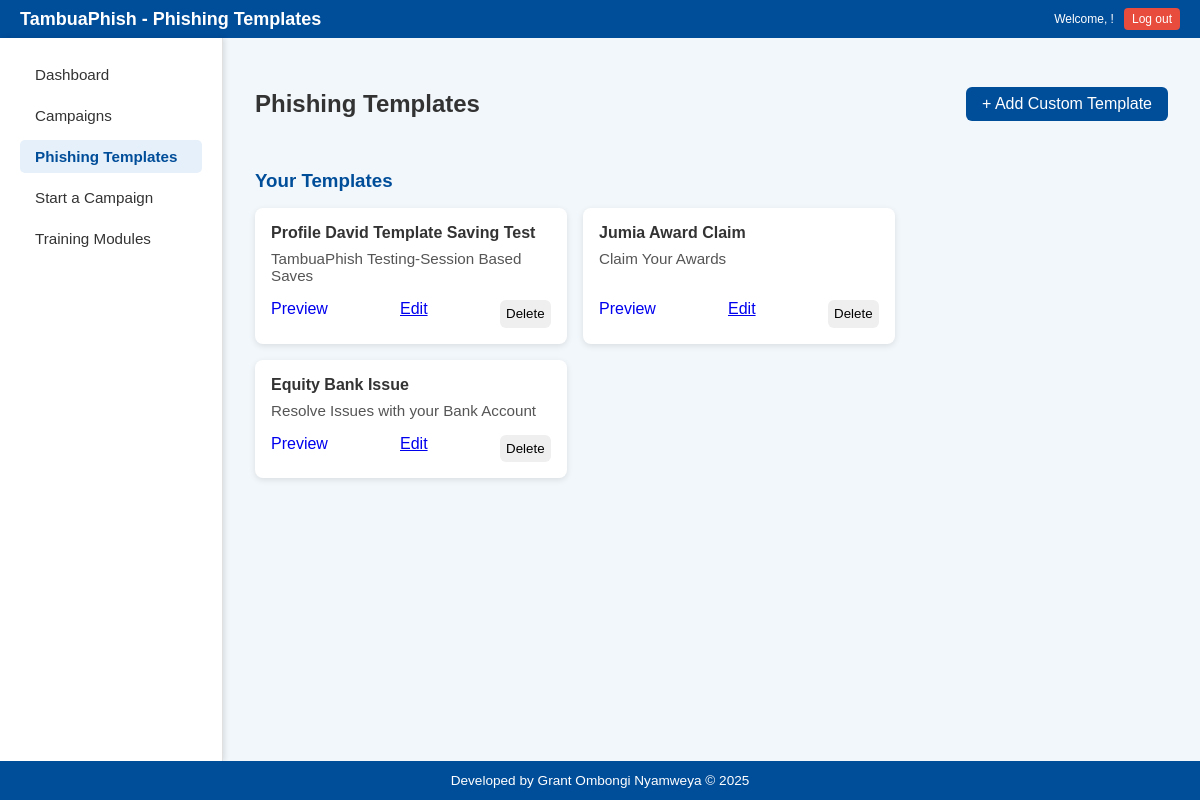
Page /phishing-templates (signed in) on the committed database.
### models.py (models this page shows)
class CustomEmailTemplate(db.Model):
    id = db.Column(db.Integer, primary_key=True)
    user_id = db.Column(db.Integer, db.ForeignKey('user.id'), nullable=False)
    template_name = db.Column(db.String(100), nullable=False)
    sender_name = db.Column(db.String(100), nullable=False)
    subject = db.Column(db.String(200), nullable=False)
    email_body = db.Column(db.Text, nullable=False)

### routes.py (the view)
@routes_bp.route('/phishing-templates')
def phishing_templates():
    if 'username' not in session:
        return redirect(url_for('routes.login'))
    current_user = User.query.filter_by(username=session['username']).first()
    if not current_user:
        flash('User not found.', 'danger')
        return redirect(url_for('routes.login'))
    templates = CustomEmailTemplate.query.filter_by(user_id=current_user.id).all()
    return render_template('templates.html', templates=templates)

### templates/templates.html (shortened to what this page needs)
<!DOCTYPE html>
<html lang="en">
<head>
  <link rel="stylesheet" href="{{ url_for('static', filename='templates.css') }}" />
</head>
<body>
  <header class="main-header">
    <div class="header-left">
      <h1>TambuaPhish - Phishing Templates</h1>
    </div>
    <div class="header-right">
      <p>Welcome, {{ username }}!</p>
      <a href="{{ url_for('routes.logout') }}" class="logout-button">Log out</a>
    </div>
  </header>
  <div class="dashboard-wrapper">
    <aside class="sidebar">
      <nav>
        <ul>
          <li><a href="{{url_for('routes.dashboard')}}">Dashboard</a></li>
          <li><a href="{{url_for('routes.campaigns')}}">Campaigns</a></li>
          <li><a href="{{url_for('routes.phishing_templates')}}" class="active">Phishing Templates</a></li>
          <li><a href="{{url_for('routes.start_a_campaign')}}">Start a Campaign</a></li>
          <li><a href="{{url_for('routes.training_modules')}}">Training Modules</a></li>
        </ul>
      </nav>
    </aside>
    <div class="main-content">
      <div class="template-header">
        <h2>Phishing Templates</h2>
        <a href="{{ url_for('routes.create_custom_template') }}" id="add-template-btn" style="text-decoration: none;">+ Add Custom Template</a>
      </div>
        <div class="category">
          <h3>Your Templates</h3>
          <div class="template-list">
            {% for template in templates %}
            <div class="template-card custom">
              <h4>{{ template.template_name }}</h4>
              <p>{{ template.subject }}</p>
              <div class="template-actions">
                <form action="{{ url_for('routes.preview_template', template_id=template.id) }}" method="GET" style="display: inline;">
                  <a href="{{ url_for('routes.preview_template', template_id=template.id) }}" class="btn btn-primary" style="text-decoration: none;">Preview</a>
                </form>
                <a href="{{ url_for('routes.edit_template', template_id=template.id) }}" class="btn btn-sm btn-warning">Edit</a>
                <form action="{{ url_for('routes.delete_template', template_id=template.id) }}" method="POST" style="display: inline;">
                    <button type="submit" class="btn btn-sm btn-danger"
                        onclick="return confirm('Are you sure you want to delete this template?')">
                        Delete
                    </button>
                </form>
              </div>
            </div>
            {% else %}
            <p>No custom templates created yet.</p>
            {% endfor %}
          </div>
        </div>
      </div>
    </div>
  <footer>
    <p>Developed by Grant Ombongi Nyamweya &copy; 2025</p>
  </footer>
</body>
</html>

### static/templates.css (style rules this page uses)
body { margin: 0; font-family: Arial, sans-serif; background-color: #f2f7fb; color: #333; display: flex; flex-direction: column; min-height: 100vh; }
.dashboard-wrapper { display: flex; flex-grow: 1; }
.sidebar { width: 182px; background-color: #ffffff; padding: 20px; box-shadow: 2px 0 5px rgba(0, 0, 0, 0.1); border-right: 1px solid #e0e0e0; flex-shrink: 0; }
.sidebar nav ul { list-style: none; padding: 0; margin: 0; }
.sidebar nav ul li { margin-bottom: 8px; }
.sidebar nav ul li a { text-decoration: none; color: #333; display: block; padding: 8px 15px; border-radius: 5px; transition: background-color 0.3s ease, color 0.3s ease; font-size: 0.95rem; }
.sidebar nav ul li a:hover, .sidebar nav ul li a.active { background-color: #e6f0fa; color: #004d99; font-weight: bold; }
.main-content { flex-grow: 1; padding: 2rem; overflow-y: auto; }
.template-header { display: flex; justify-content: space-between; align-items: center; margin-bottom: 2rem; }
#add-template-btn { background-color: #004d99; color: white; padding: 0.5rem 1rem; border: none; border-radius: 6px; cursor: pointer; transition: background-color 0.3s; }
.category h3 { margin-bottom: 1rem; color: #004d99; }
.template-list { display: flex; flex-wrap: wrap; gap: 1rem; }
.template-card { background-color: white; border-radius: 8px; padding: 1rem; box-shadow: 0 2px 6px rgba(0, 0, 0, 0.1); width: 280px; display: flex; flex-direction: column; justify-content: space-between; }
.template-card h4 { margin: 0 0 0.5rem; color: #333; }
.template-card p { margin: 0 0 1rem; color: #555; font-size: 0.95rem; }
.template-actions { margin-top: auto; display: flex; justify-content: space-between; gap: 0.5rem; }
.template-actions button { flex: 1; padding: 0.4rem; border: none; border-radius: 6px; cursor: pointer; transition: background-color 0.3s, color 0.3s; outline: none; }
footer { text-align: center; padding: 0.75rem 1rem; background-color: #004d99; color: white; margin-top: auto; }
footer p { font-size: 0.85rem; margin: 0; padding: 0; }
.main-header { display: flex; justify-content: space-between; align-items: center; background: #004d99; color: white; padding: 8px 20px; }
.header-left h1 { margin: 0; font-size: 18px; }
.header-right { display: flex; align-items: center; gap: 10px; font-size: 12px; }
.header-right p { margin: 0; }
.logout-button { background-color: #e74c3c; color: white; text-decoration: none; padding: 4px 8px; font-size: 12px; border-radius: 4px; transition: background-color 0.2s; }

### templates/templates.html (style rules this page uses)
.main-header { display: flex; justify-content: space-between; align-items: center; background: #004d99; color: white; padding: 8px 20px; }
.header-left h1 { margin: 0; font-size: 18px; }
.header-right { display: flex; align-items: center; gap: 10px; font-size: 12px; }
.header-right p { margin: 0; }
.logout-button { background-color: #e74c3c; color: white; text-decoration: none; padding: 4px 8px; font-size: 12px; border-radius: 4px; transition: background-color 0.2s; }

### rows in the picture
CustomEmailTemplate: template_name "Profile David Template Saving Test", subject "TambuaPhish Testing-Session Based Saves"
CustomEmailTemplate: template_name "Jumia Award Claim", subject "Claim Your Awards"
CustomEmailTemplate: template_name "Equity Bank Issue", subject "Resolve Issues with your Bank Account"
